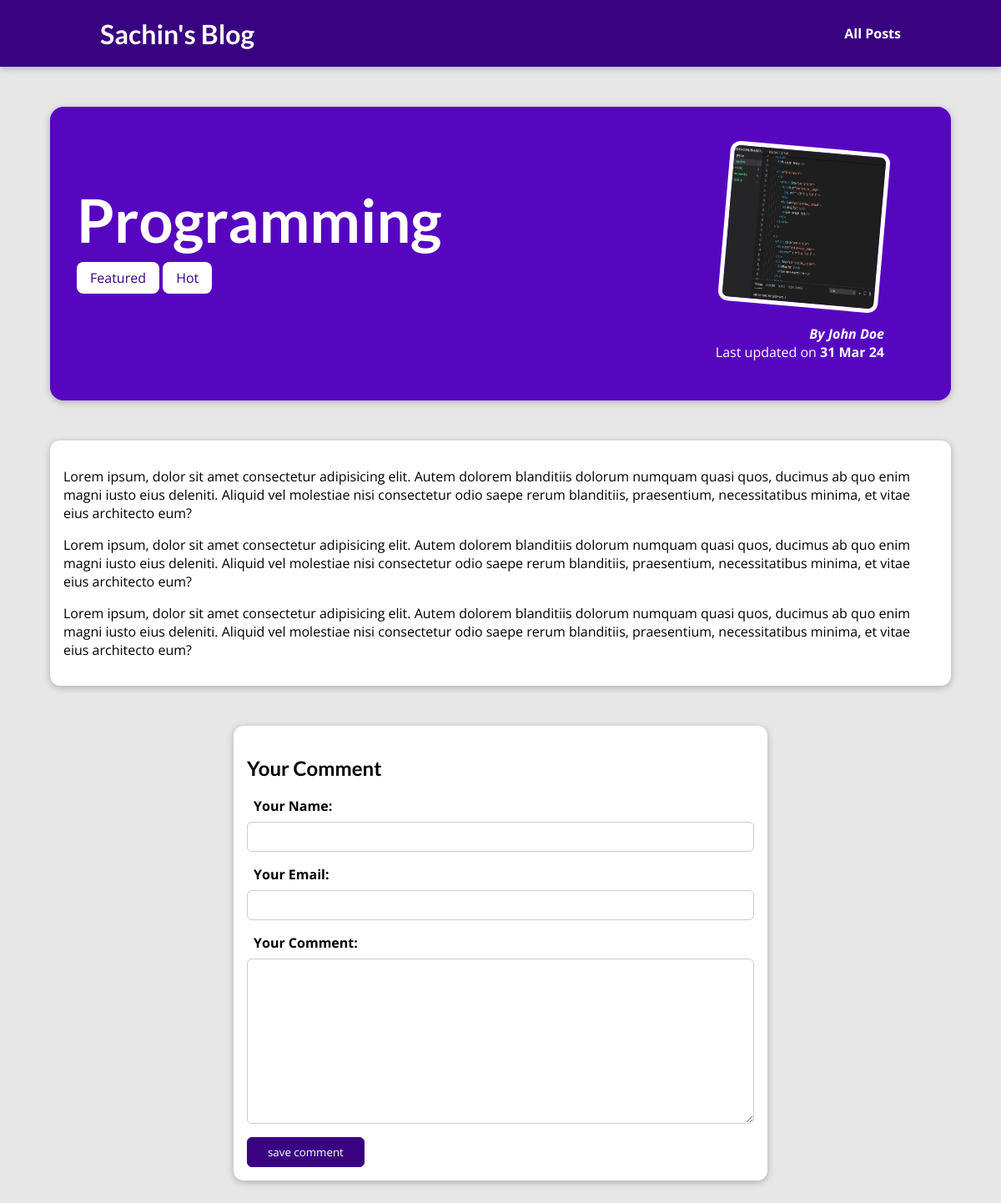
Page /posts/programming-is-fun on the committed database.
### blog/models.py (models this page shows, shortened)
class Post(models.Model):
    title = models.CharField(max_length = 150)
    excerpt = models.CharField(max_length = 200)
    image = models.ImageField(upload_to="posts", null= True)
    date = models.DateField(auto_now = True)
    slug = models.SlugField(unique= True, db_index = True)
    content = models.TextField(validators = [MinLengthValidator(10)])
    author = models.ForeignKey(Author, on_delete = models.SET_NULL, null = True, related_name = 'posts')
    tag = models.ManyToManyField(Tag)

class Tag(models.Model):
    caption = models.CharField(max_length = 20)
    def __str__(self):
        return self.caption

class Author(models.Model):
    first_name = models.CharField(max_length = 100)
    last_name = models.CharField(max_length = 100)
    email_address = models.EmailField()
    def full_name(self):
        return f"{self.first_name} {self.last_name}"
    def __str__(self):
        return self.full_name()

### blog/views.py (the view, shortened to what this page needs)
# urls.py: path("posts/<slug:slug>", views.SinglePostView.as_view(), name="post-detail-page"),
class SinglePostView(View):
    def get(self,request,slug):
        post = Post.objects.get(slug = slug)
        context = {
            "post":post,
            "post_tags": post.tag.all(),
            "comment_form": CommentForm()
        }
        return render(request, "blog/post-detail.html",context)

### blog/forms.py
class CommentForm(forms.ModelForm):
    class Meta:
        model = Comment
        exclude = ["post",]
        labels = {
            "user_name": "Your Name",
            "user_email": "Your Email",
            "text": "Your Comment",
        }

### blog/templates/blog/post-detail.html (shortened to what this page needs)
{% extends "base.html" %}
{% load static %}
{% block css_files %}
<link rel="stylesheet" href="{% static 'blog/post-detail.css' %}" />
{% endblock %}
{% block content %}
    <section id="summary">
        <h2>{{post.title}}</h2>
        <div>
            {% for tag in post_tags %}
            <span class="tag">{{ tag }}</span>
            {% endfor %}
        </div>
        <article>
            <img src="{{ post.image.url }}" alt="Post Title">
            <address>By <a href="mailto:{{post.author.email_address}}"> {{post.author}}</a></address>
            <div>
                Last updated on <time>{{post.date|date:"d M y"}}</time>
            </div>
        </article>
    </section>
    <main>
        {{post.content|linebreaks}}
    </main>
    <section id="comment-form">
        <h2>Your Comment</h2>
        <form action="{% url 'post-detail-page' post.slug %}">
            {% for form_field in comment_form %}
            <div class="form-control">
                {{form_field.label_tag}}
                {{form_field}}
            </div>
            {% endfor %}
            <button>save comment</button>
        </form>
    </section>
{% endblock %}

### static/app.css (style rules this page uses)
* { box-sizing: border-box; }
html { font-family: 'Open Sans', 'Lato', sans-serif; }
body { margin: 0; }
h1, h2, h3 { font-family: 'Lato', sans-serif; font-weight: bold; }

### blog/static/blog/post-detail.css (style rules this page uses)
body { background-color: #e7e7e7; }
#summary { margin: 8rem auto 3rem auto; padding: 2rem; width: 90%; max-width: 90rem; border-radius: 16px; background-color: #5706c0; position: relative; box-shadow: 0 2px 8px rgba(0, 0, 0, 0.25); height: 22rem; }
#summary h2 { color: white; font-size: 4.5rem; margin-bottom: 1rem; }
#summary article { position: absolute; top: 2rem; right: 3rem; padding: 1rem 2rem; border-radius: 12px; text-align: right; color: white; }
#summary article img { width: 12rem; height: 12rem; border-radius: 12px; transform: rotateZ(5deg); border: 5px solid white; margin-bottom: 1rem; }
#summary address { font-weight: bold; }
#summary a { color: white; text-decoration: none; }
#summary time { font-weight: bold; }
main { width: 90%; max-width: 90rem; margin: 3rem auto; background-color: white; padding: 1rem; border-radius: 12px; box-shadow: 0 2px 8px rgba(0, 0, 0, 0.25); }
.tag { background-color: white; color: #390281; padding: 0.5rem 1rem; border-radius: 8px; }
#comment-form { margin: 3rem auto; width: 90%; max-width: 40rem; border-radius: 12px; background-color: white; box-shadow: 0 2px 8px rgba(0, 0, 0, 0.25); padding: 1rem; }
#comment-form button { font-family: inherit; background-color: #390281; color: white; border: 1px solid #390281; padding: 0.5rem 1.5rem; border-radius: 6px; cursor: pointer; }
.form-control { margin-bottom: 1rem; }
.form-control label { font-weight: bold; margin: 0.5rem; display: block; }
.form-control input, .form-control textarea { display: block; width: 100%; font-family: inherit; padding: 0.5rem; border-radius: 6px; border: 1px solid #ccc; }

### rows in the picture
Post: title "Programming", image (picture), author "John Doe", date "31 Mar 24", content "Lorem ipsum, dolor sit amet consectetur adipisicing elit. Autem dolorem blanditiis dolorum numquam quasi quos, ducimus ab quo enim magni iusto eius deleniti. Aliquid vel molestiae nisi consectetur odio saepe rerum blanditiis, praesentium, necessitatibus minima, et vitae eius architecto eum? Lorem ipsum, dolor sit amet consectetur adipisicing elit. Autem dolorem blanditiis dolorum numquam quasi quos, ducimus ab quo enim magni iusto eius deleniti. Aliquid vel molestiae nisi consectetur odio saepe rerum blanditiis, praesentium, necessitatibus minima, et vitae eius architecto eum? Lorem ipsum, dolor sit amet consectetur adipisicing elit. Autem dolorem blanditiis dolorum numquam quasi quos,…"
Tag: caption "Featured"
Tag: caption "Hot"
